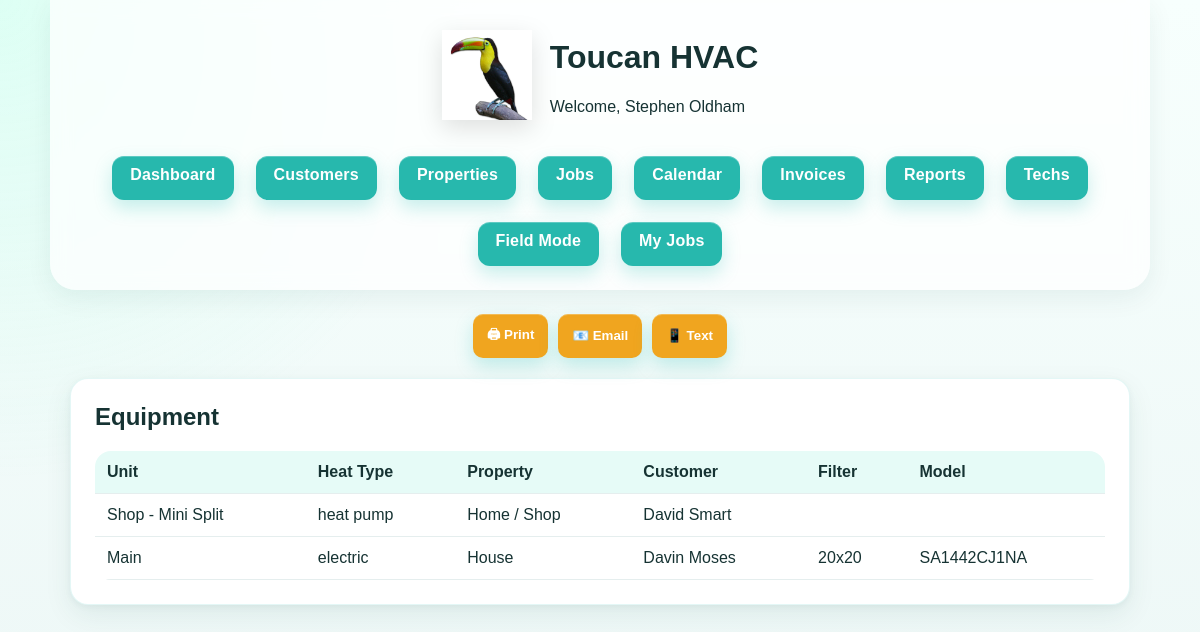
The app's page /equipment (signed in) with its own data.
### app.py (models this page shows, shortened)
class User(db.Model):
    id = db.Column(db.Integer, primary_key=True)
    name = db.Column(db.String(120), nullable=False)
    email = db.Column(db.String(120), unique=True, nullable=False)
    password_hash = db.Column(db.String(255), nullable=False)
    role = db.Column(db.String(50), default="admin", nullable=False)

class Equipment(db.Model):
    id = db.Column(db.Integer, primary_key=True)
    property_id = db.Column(db.Integer, db.ForeignKey("property.id"), nullable=False)
    unit_name = db.Column(db.String(120), nullable=False)
    heat_type = db.Column(db.String(50))
    filter_size = db.Column(db.String(50))
    model_number = db.Column(db.String(120))
    serial_number = db.Column(db.String(120))
    notes = db.Column(db.Text)
    furnace_model = db.Column(db.String(120))
    furnace_serial = db.Column(db.String(120))
    evaporator_model = db.Column(db.String(120))
    evaporator_serial = db.Column(db.String(120))
    condenser_model = db.Column(db.String(120))
    condenser_serial = db.Column(db.String(120))
    air_handler_model = db.Column(db.String(120))
    air_handler_serial = db.Column(db.String(120))

class Property(db.Model):
    id = db.Column(db.Integer, primary_key=True)
    property_name = db.Column(db.String(120), nullable=False)
    address = db.Column(db.String(200), nullable=False)
    customer_id = db.Column(db.Integer, db.ForeignKey("customer.id"), nullable=False)

class Customer(db.Model):
    id = db.Column(db.Integer, primary_key=True)
    first_name = db.Column(db.String(120), nullable=False)
    last_name = db.Column(db.String(120), nullable=False)
    phone = db.Column(db.String(50))
    email = db.Column(db.String(120))

### app.py (the view)
@app.route("/equipment")
@admin_required
@login_required
def equipment():
    equipment_list = Equipment.query.order_by(Equipment.id.desc()).all()
    rows = []
    for item in equipment_list:
        prop = Property.query.get(item.property_id)
        customer = Customer.query.get(prop.customer_id) if prop else None
        rows.append({"equipment": item, "property": prop, "customer": customer})
    return render_template("equipment.html", user=current_user(), rows=rows)

### app.py (called while the page is built)
def current_user():
    user_id = session.get("user_id")
    if not user_id:
        return None
    return db.session.get(User, user_id)

def admin_required(f):
    from functools import wraps
    @wraps(f)
    def wrapper(*args, **kwargs):
        user = current_user()
        if user.role != "admin":
            flash("Access denied")
            return redirect("/my-jobs")
        return f(*args, **kwargs)
    return wrapper

def login_required(f):
    @wraps(f)
    def wrapper(*args, **kwargs):
        if not current_user():
            flash("Please log in.")
            return redirect(url_for("login"))
        return f(*args, **kwargs)
    return wrapper

### templates/equipment.html
{% extends "base.html" %}
{% block content %}
<section class="card">
  <h2>Equipment</h2>
  <table>
    <thead>
      <tr>
        <th>Unit</th>
        <th>Heat Type</th>
        <th>Property</th>
        <th>Customer</th>
        <th>Filter</th>
        <th>Model</th>
      </tr>
    </thead>
    <tbody>
      {% for row in rows %}
      <tr>
        <td>{{ row.equipment.unit_name }}</td>
        <td>{{ row.equipment.heat_type or "" }}</td>
        <td>{{ row.property.property_name if row.property else "" }}</td>
        <td>
          {% if row.customer %}
            {{ row.customer.first_name }} {{ row.customer.last_name }}
          {% endif %}
        </td>
        <td>{{ row.equipment.filter_size or "" }}</td>
        <td>{{ row.equipment.model_number or "" }}</td>
      </tr>
      {% else %}
      <tr><td colspan="6">No equipment yet.</td></tr>
      {% endfor %}
    </tbody>
  </table>
</section>
{% endblock %}

### templates/base.html (shortened to what this page needs)
<!doctype html>
<html>
<head>
  <link rel="stylesheet" href="{{ url_for('static', filename='style.css') }}">
</head>
<body>
<header class="main-header">
  <div class="logo-area">
    <img src="/static/logo.png" class="logo">
    <div>
      <h1>Toucan HVAC</h1>
      <p>Welcome, {{ user.name if user else "Toucan HVAC" }}</p>
    </div>
  </div>
<div class="nav-row">
  <a class="nav-pill" href="/">Dashboard</a>
  {% if user and user.role == "admin" %}
    <a class="nav-pill" href="/customers">Customers</a>
    <a class="nav-pill" href="/properties">Properties</a>
    <a class="nav-pill" href="/service-jobs">Jobs</a>
    <a class="nav-pill" href="/calendar">Calendar</a>
    <a class="nav-pill" href="/invoice-center">Invoices</a>
    <a class="nav-pill" href="/reports">Reports</a>
    <a class="nav-pill" href="/technicians">Techs</a>
  {% endif %}
  <a class="nav-pill" href="/tech-mobile">Field Mode</a>
  <a class="nav-pill" href="/my-jobs">My Jobs</a>
</div>
</header>
  <main class="page-wrap">
<div class="page-tools">
  <button onclick="window.print()">🖨 Print</button>
  <button onclick="emailPage()">📧 Email</button>
  <button onclick="textPage()">📱 Text</button>
</div>
{% block content %}{% endblock %}
  </main>
</body>
</html>

### static/style.css (style rules this page uses)
body { margin: 0; font-family: Arial, sans-serif; background: #f4f7f8; color: #1f2937; }
.logo { height: 44px; }
.page-wrap { max-width: 1100px; margin: 30px auto; padding: 0 16px; }
.card, .hero-card, .stat-card { background: white; border-radius: 16px; padding: 20px; margin-bottom: 20px; box-shadow: 0 8px 20px rgba(0,0,0,0.08); }
table { width: 100%; border-collapse: collapse; }
th, td { padding: 12px; border-bottom: 1px solid #e5e7eb; }
button, input[type="submit"], .button, .btn { background: #f0a51f !important; color: white !important; border: none !important; border-radius: 10px !important; font-weight: 900 !important; }
.page-tools { display: flex; justify-content: flex-end; gap: 10px; margin-bottom: 15px; }
.page-tools button { background: #27b8ad; color: white; border: none; border-radius: 8px; padding: 8px 14px; font-weight: bold; cursor: pointer; }
.nav-pill { display: inline-block !important; background: #27b8ad !important; color: white !important; padding: 10px 18px !important; border-radius: 12px !important; text-decoration: none !important; font-weight: 900 !important; margin: 6px !important; }
.container, main { max-width: 1100px; margin: 0 auto; padding: 20px; }
.logo, .header-logo { max-width: 90px; height: auto; }
.card { background: white; border-radius: 18px; padding: 24px; margin: 20px auto; box-shadow: 0 4px 16px rgba(0,0,0,0.08); }
.main-header { max-width: 1100px; margin: 0 auto 24px auto; padding: 18px 20px; }
.logo-area { display: flex; align-items: center; justify-content: center; gap: 18px; text-align: left; margin-bottom: 18px; }
.logo-area .logo { width: 95px; height: auto; }
.nav-row { width: 100%; display: flex; flex-wrap: wrap; justify-content: center; gap: 10px; }
.nav-pill { display: inline-flex; align-items: center; justify-content: center; padding: 10px 16px; border-radius: 999px; background: #27bdb3; color: white; font-weight: 700; text-decoration: none; }
.page-wrap { max-width: 1100px; margin: 0 auto; padding: 0 20px 40px 20px; }
.page-tools { display: flex; justify-content: center; gap: 10px; margin: 10px auto 20px auto; flex-wrap: wrap; }
* { box-sizing: border-box; }
body { margin: 0; background: #f4fbfa; color: #163333; }
a { -webkit-tap-highlight-color: transparent; }
.card, .dashboard-hero, .dash-card { border: 1px solid rgba(0,0,0,0.04); }
.card h1, .card h2, .dashboard-hero h1 { margin-top: 0; }
button, .action-btn, .nav-pill, input[type="submit"] { cursor: pointer; min-height: 44px; }
table { width: 100%; border-collapse: collapse; background: white; border-radius: 16px; overflow: hidden; }
th, td { padding: 12px; border-bottom: 1px solid #e5eeee; text-align: left; }
th { background: #e6fbf7; }
:root { --toucan-teal: #27bdb3; --toucan-teal-dark: #168f88; --toucan-gold: #f5a313; --soft-bg: #f3fbfa; --ink: #173b3b; }
body { background: radial-gradient(circle at top left, rgba(127,255,212,0.22), transparent 35%), linear-gradient(180deg, #f7fffd 0%, #eef8f7 100%); }
.card, .dash-card, .mobile-action-card, .mobile-job-card, .customer-list-card, .equipment-card, .photo-card { border: 1px solid rgba(39,189,179,0.12); box-shadow: 0 10px 28px rgba(9, 74, 70, 0.08), 0 2px 6px rgba(9, 74, 70, 0.05); transition: transform 0.18s ease, box-shadow 0.18s ease; }
.action-btn, .nav-pill, button, input[type="submit"], .invoice-action-link { border: none; background: linear-gradient(135deg, var(--toucan-teal), var(--toucan-teal-dark)); color: white; box-shadow: 0 8px 18px rgba(39,189,179,0.25), inset 0 1px 0 rgba(255,255,255,0.25); transition: transform 0.15s ease, box-shadow 0.15s ease, opacity 0.15s ease; }
.main-header { background: rgba(255,255,255,0.72); backdrop-filter: blur(10px); border-radius: 0 0 26px 26px; box-shadow: 0 8px 26px rgba(9,74,70,0.07); }
.logo-area .logo { filter: drop-shadow(0 8px 12px rgba(0,0,0,0.12)); }
.nav-pill { letter-spacing: 0.2px; }

### records on screen
User: name "Stephen Oldham"
Equipment: equipment.unit_name "Shop - Mini Split", equipment "heat pump"
Property: property "Home / Shop"
Customer: customer.first_name "David", customer.last_name "Smart"
Equipment: equipment.unit_name "Main", equipment "electric", equipment "20x20", equipment "SA1442CJ1NA"
Property: property "House"
Customer: customer.first_name "Davin", customer.last_name "Moses"
